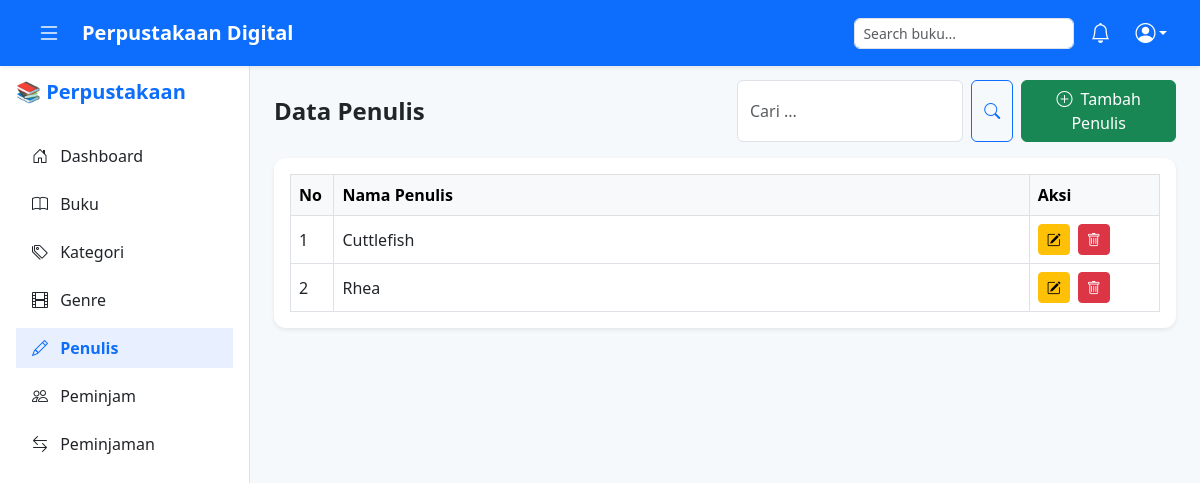
The page /pages/penulis.php (signed in) on the database as committed earlier.
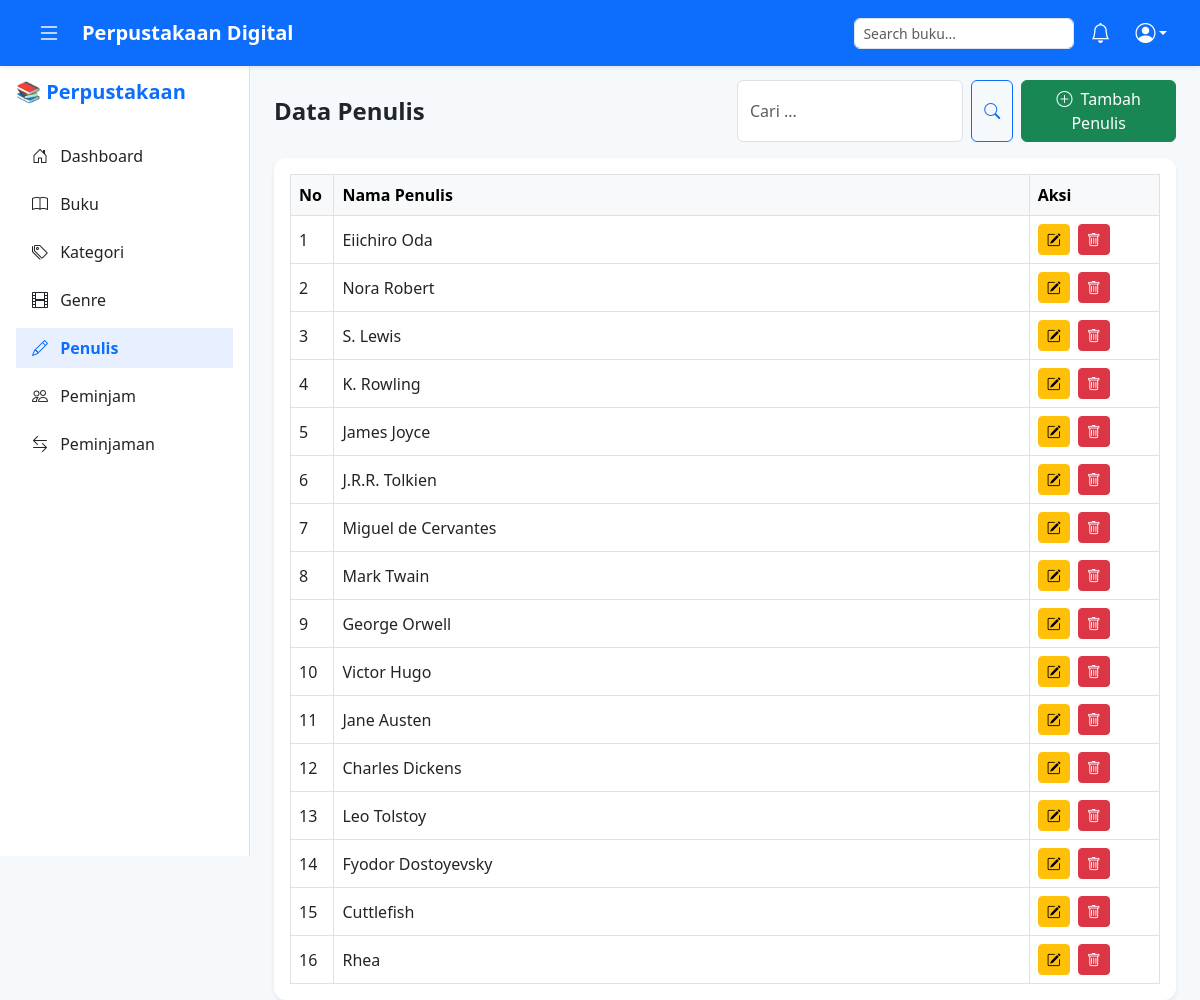
The same page on the database as committed later.
### tables this page shows
CREATE TABLE `tb_penulis` (
  `id_penulis` int(11) NOT NULL,
  `nama_penulis` varchar(100) NOT NULL
);

### pages/penulis.php (the view, shortened to what this page needs)
<?php
include '../config/koneksi.php';
include '../componen/header.php';
include '../componen/sidebar.php';
$judul = "Penulis";
$judul_singkat = "Penulis";
$tambah_link = "tambah_penulis.php";
$cari = $_GET['cari'] ?? '';
$data = mysqli_query($conn, "
    SELECT * FROM tb_penulis
    WHERE nama_penulis LIKE '%$cari%'
    ORDER BY id_penulis DESC
");
?>
<main class="main-content" style="margin-left: 250px; padding-top: 80px; background-color: #f6f9fc;">
    <div class="container-fluid px-4">
        <?php $cari = $_GET['cari'] ?? ''; ?>
        <div class="row align-items-center mb-3">
            <div class="col-md-6">
                <h4 class="fw-bold mb-0">Data <?= $judul ?? 'Data' ?></h4>
            </div>
            <div class="col-md-6 d-flex justify-content-end gap-2">
                <form method="GET" class="d-flex" role="search">
                    <input type="text" name="cari" class="form-control me-2" placeholder="Cari ..." value="<?= htmlspecialchars($cari); ?>">
                    <button class="btn btn-outline-primary" type="submit">
                        <i class="bi bi-search"></i>
                    </button>
                </form>
                <a href="<?= $tambah_link ?>" class="btn btn-success">
                    <i class="bi bi-plus-circle me-1"></i> Tambah <?= $judul_singkat ?? 'Data' ?>
                </a>
            </div>
        </div>
        <div class="card border-0 shadow-sm">
            <div class="card-body table-responsive">
                <table class="table align-middle table-bordered table-hover mb-0">
                    <thead class="table-light">
                        <tr>
                            <th style="width: 5%;">No</th>
                            <th>Nama Penulis</th>
                            <th style="width: 15%;">Aksi</th>
                        </tr>
                    </thead>
                    <tbody>
                        <?php $no = 1;
                        while ($d = mysqli_fetch_array($data)) { ?>
                            <tr>
                                <td><?= $no++; ?></td>
                                <td><?= htmlspecialchars($d['nama_penulis']); ?></td>
                                <td>
                                    <a href="edit_penulis.php?id=<?= $d['id_penulis']; ?>" class="btn btn-sm btn-warning me-1" title="Edit">
                                        <i class="bi bi-pencil-square"></i>
                                    </a>
                                    <a href="../proses/penulis_proses.php?hapus&id=<?= $d['id_penulis']; ?>"
                                        class="btn btn-sm btn-danger"
                                        onclick="return confirm('Hapus penulis ini?')">
                                        <i class="bi bi-trash"></i>
                                    </a>
                                </td>
                            </tr>
                        <?php } ?>
                    </tbody>
                </table>
            </div>
        </div>
    </div>
</main>
<?php include '../componen/footer.php'; ?>

### componen/header.php (shortened to what this page needs)
<!DOCTYPE html>
<html lang="id">
<head>
    <link href="https://cdn.jsdelivr.net/npm/bootstrap@5.3.0/dist/css/bootstrap.min.css" rel="stylesheet">
    <link href="https://cdn.jsdelivr.net/npm/bootstrap-icons@1.10.5/font/bootstrap-icons.css" rel="stylesheet">
    <link rel="stylesheet" href="../assets/css/style.css">
</head>
<body>
    <nav class="navbar navbar-expand-lg navbar-primary bg-primary shadow-sm fixed-top" style="z-index: 1040;">
        <div class="container-fluid px-4">
            <button class="btn text-white me-2" id="toggleSidebar"><i class="bi bi-list fs-4"></i></button>
            <span class="navbar-brand text-white fw-bold">Perpustakaan Digital</span>
            <div class="ms-auto d-flex align-items-center">
                <form action="buku.php" method="GET" class="d-none d-md-block me-3">
                    <input type="text" name="cari" class="form-control form-control-sm rounded" placeholder="Search buku...">
                </form>
                <i class="bi bi-bell text-white fs-5 me-3"></i>
                <div class="dropdown">
                    <button class="btn btn-sm text-white dropdown-toggle d-flex align-items-center" type="button" id="dropdownUser" data-bs-toggle="dropdown" aria-expanded="false">
                        <i class="bi bi-person-circle fs-5"></i>
                    </button>
                </div>
            </div>
        </div>
    </nav>

### componen/sidebar.php
<?php $page = basename($_SERVER['PHP_SELF']); ?>
<div id="sidebar" class="bg-white border-end vh-100 position-fixed" style="width: 250px; top: 56px;">
    <div class="p-3">
        <h5 class="fw-bold text-primary mb-4 mt-2">📚 Perpustakaan</h5>
        <ul class="nav flex-column">
            <li class="nav-item mt-2">
                <a href="dashboard.php" class="nav-link <?= ($page == 'dashboard.php') ? 'active text-primary fw-semibold' : 'text-dark' ?>">
                    <i class="bi bi-house-door me-2"></i> Dashboard
                </a>
            </li>
            <li class="nav-item mt-2">
                <a href="buku.php" class="nav-link <?= ($page == 'buku.php' || $page == 'tambah_buku.php' || $page == 'edit_buku.php') ? 'active text-primary fw-semibold' : 'text-dark' ?>">
                    <i class="bi bi-book me-2"></i> Buku
                </a>
            </li>
            <li class="nav-item mt-2">
                <a href="kategori.php" class="nav-link <?= ($page == 'kategori.php' || $page == 'tambah_kategori.php' || $page == 'edit_kategori.php') ? 'active text-primary fw-semibold' : 'text-dark' ?>">
                    <i class="bi bi-tags me-2"></i> Kategori
                </a>
            </li>
            <li class="nav-item mt-2">
                <a href="genre.php" class="nav-link <?= ($page == 'genre.php' || $page == 'tambah_genre.php' || $page == 'edit_genre.php') ? 'active text-primary fw-semibold' : 'text-dark' ?>">
                    <i class="bi bi-film me-2"></i> Genre
                </a>
            </li>
            <li class="nav-item mt-2">
                <a href="penulis.php" class="nav-link <?= ($page == 'penulis.php' || $page == 'tambah_penulis.php' || $page == 'edit_penulis.php') ? 'active text-primary fw-semibold' : 'text-dark' ?>">
                    <i class="bi bi-pencil me-2"></i> Penulis
                </a>
            </li>
            <li class="nav-item mt-2">
                <a href="peminjam.php" class="nav-link <?= ($page == 'peminjam.php' || $page == 'tambah_peminjam.php' || $page == 'edit_peminjam.php') ? 'active text-primary fw-semibold' : 'text-dark' ?>">
                    <i class="bi bi-people me-2"></i> Peminjam
                </a>
            </li>
            <li class="nav-item mt-2">
                <a href="peminjaman.php" class="nav-link <?= ($page == 'peminjaman.php' || $page == 'tambah_peminjaman.php' || $page == 'edit_peminjaman.php') ? 'active text-primary fw-semibold' : 'text-dark' ?>">
                    <i class="bi bi-arrow-left-right me-2"></i> Peminjaman
                </a>
            </li>
        </ul>
    </div>
</div>

### componen/footer.php (shortened to what this page needs)
<body>
</body>
</html>

### assets/css/style.css (style rules this page uses)
body { background-color: #f6f9fc; font-family: "Segoe UI", sans-serif; overflow-x: hidden; }
.card { border-radius: 12px; }
.nav-link.active { background-color: #e8f0ff; font-weight: 600; }
.table th, .table td { vertical-align: middle; }

Rows that differ between the two databases and show on the page:
added tb_penulis: nama_penulis "Eiichiro Oda"
added tb_penulis: nama_penulis "Nora Robert"
added tb_penulis: nama_penulis "S. Lewis"
added tb_penulis: nama_penulis "K. Rowling"
added tb_penulis: nama_penulis "James Joyce"
added tb_penulis: nama_penulis "J.R.R. Tolkien"
added tb_penulis: nama_penulis "Miguel de Cervantes"
added tb_penulis: nama_penulis "Mark Twain"
added tb_penulis: nama_penulis "George Orwell"
added tb_penulis: nama_penulis "Victor Hugo"
added tb_penulis: nama_penulis "Jane Austen"
added tb_penulis: nama_penulis "Charles Dickens"
added tb_penulis: nama_penulis "Leo Tolstoy"
added tb_penulis: nama_penulis "Fyodor Dostoyevsky"
